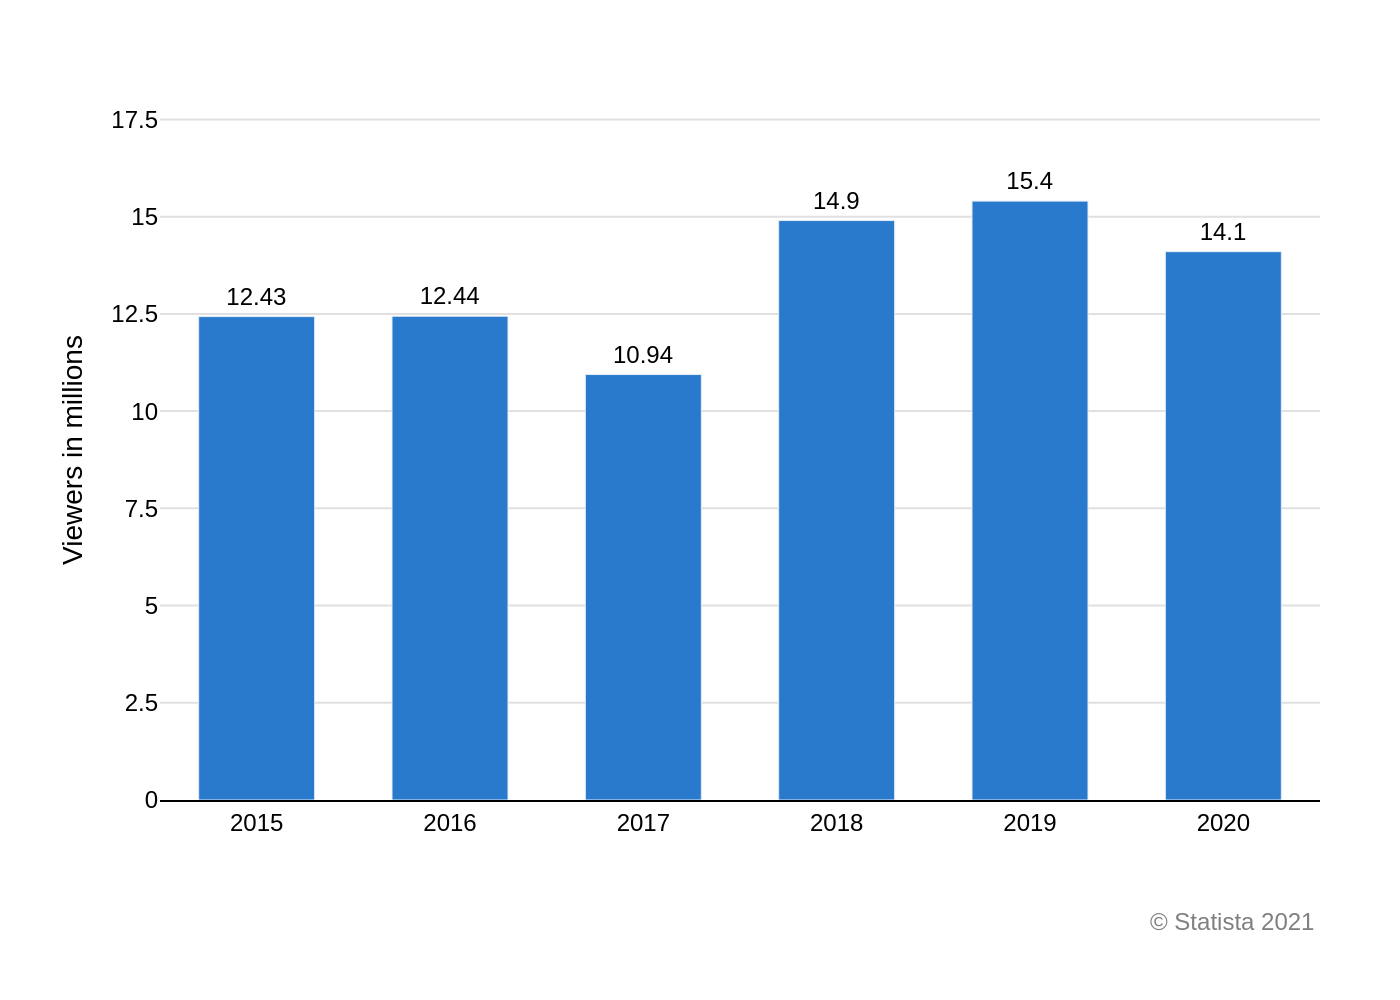

Reproduce this figure in Python.
import sys
import json
import plotly.graph_objects as go
import pathlib

# --- 1. Load Data from JSON ---
# Ensure a JSON file path is provided as a command-line argument
if len(sys.argv) < 2:
    print(f"Usage: python {sys.argv[0]} <json_file_path>")
    sys.exit(1)

json_file_path = pathlib.Path(sys.argv[1])
if not json_file_path.is_file():
    print(f"Error: File not found at {json_file_path}")
    sys.exit(1)

# Read the JSON data
with open(json_file_path, 'r', encoding='utf-8') as f:
    chart_data = json.load(f)

# --- 2. Extract Data and Texts ---
data = chart_data['chart_data']
texts = chart_data['texts']
colors = chart_data['colors']

# Prepare data for Plotly, preserving order
x_values = [item['x'] for item in data]
y_values = [item['y'] for item in data]

# --- 3. Create the Chart ---
fig = go.Figure()

# Add the bar trace
fig.add_trace(go.Bar(
    x=x_values,
    y=y_values,
    marker_color=colors[0],
    text=y_values,
    textposition='outside',
    cliponaxis=False,  # Prevent text labels from being clipped at the top
    texttemplate='%{y}',
    textfont=dict(family="Arial", size=12, color='black')
))

# --- 4. Configure Layout ---
annotations = []

# Add source annotation if it exists
if texts.get('source'):
    annotations.append(
        dict(
            xref="paper", yref="paper",
            x=1.0, y=-0.15,
            xanchor='right', yanchor='top',
            text=texts['source'],
            showarrow=False,
            font=dict(family="Arial", size=12, color="rgb(128,128,128)")
        )
    )

fig.update_layout(
    title_text=texts.get('title'),
    font=dict(family="Arial", size=12, color="black"),
    plot_bgcolor='white',
    paper_bgcolor='white',
    showlegend=False,
    bargap=0.4,
    xaxis=dict(
        title_text=texts.get('x_axis_title'),
        showgrid=False,
        showline=True,
        linewidth=1,
        linecolor='black',
        tickfont=dict(family="Arial")
    ),
    yaxis=dict(
        title_text=texts.get('y_axis_title'),
        title_standoff=10,
        showgrid=True,
        gridcolor='#E0E0E0',
        gridwidth=1,
        zeroline=False,
        tickmode='linear',
        tick0=0,
        dtick=2.5,
        range=[0, 18],
        tickfont=dict(family="Arial")
    ),
    margin=dict(l=80, r=40, t=50, b=100),
    annotations=annotations
)

# --- 5. Output the Image ---
output_filename = json_file_path.with_suffix('.png')
fig.write_image(output_filename, scale=2)

print(f"Chart saved to {output_filename}")
